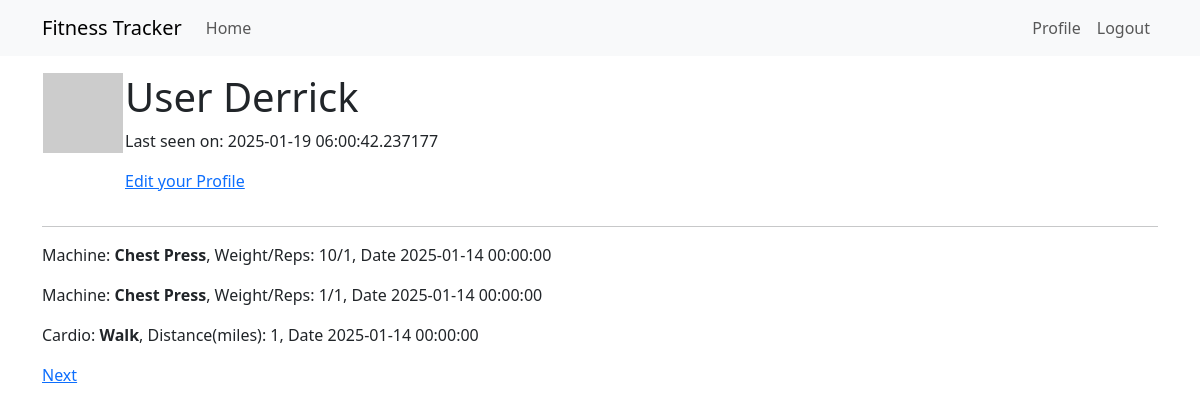
/user/Derrick (signed in), run on an earlier commit of the app's database.
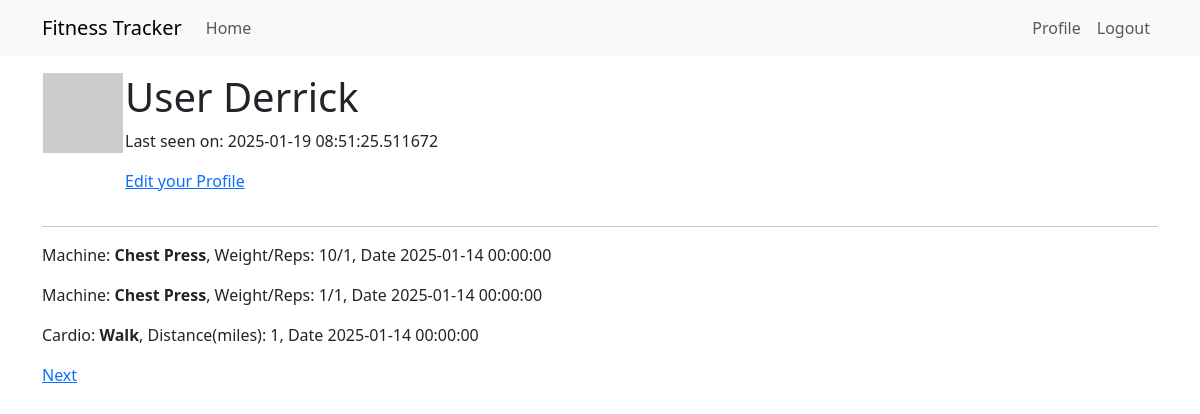
And on a later commit of the database.
### app/models.py (models this page shows, shortened)
class User(UserMixin, db.Model):
    id: Mapped[int] = mapped_column(primary_key=True)
    username: Mapped[str] = mapped_column(String(64), index=True, unique=True)
    email: Mapped[str] = mapped_column(String(120), index=True, unique=True)
    password_hash: Mapped[Optional[str]] = mapped_column(String(256))
    workouts: Mapped[List['Workout']] = relationship(back_populates='user', lazy='dynamic')
    about_me: Mapped[Optional[str]] = mapped_column(String(140))
    last_seen: Mapped[Optional[datetime]] = mapped_column(
        default=lambda: datetime.now(timezone.utc))
    def avatar(self, size):
        digest = md5(self.email.lower().encode('utf-8')).hexdigest()
        return f'https://www.gravatar.com/avatar/{digest}?d=identicon&s={size}'

class MachineExercise(db.Model):
    id: Mapped[int] = mapped_column(primary_key=True)
    name: Mapped[str] = mapped_column(String(64), index=True)
    reps: Mapped[int] = mapped_column(Integer, default=1)
    weight: Mapped[int] = mapped_column(Integer, default=0)
    workouts: Mapped[List['Workout']] = relationship(secondary='workout_machine_exercise', back_populates='machine_exercises')

class Workout(db.Model):
    id: Mapped[int] = mapped_column(primary_key=True)
    date: Mapped[datetime] = mapped_column(index=True, default=lambda: datetime.now(timezone.utc))
    user_id: Mapped[int] = mapped_column(ForeignKey(User.id), index=True)
    user: Mapped[User] = relationship(back_populates='workouts')
    machine_exercises: Mapped[List["MachineExercise"]] = relationship(secondary='workout_machine_exercise', back_populates="workouts")
    cardio_exercises: Mapped[List["CardioExercise"]] = relationship(secondary='workout_cardio_exercise', back_populates="workouts")

class CardioExercise(db.Model):
    id: Mapped[int] = mapped_column(primary_key=True)
    name: Mapped[str] = mapped_column(String(64), index=True)
    distance: Mapped[int] = mapped_column(Integer, nullable=False, default=0)
    workouts: Mapped[List['Workout']] = relationship(secondary='workout_cardio_exercise', back_populates='cardio_exercises')

### app/routes.py (the view)
@app.route('/user/<username>')
@login_required
def user(username):
    if not current_user.is_authenticated:
        return redirect(url_for('index'))
    page = request.args.get('page', 1, type=int)
    user = db.first_or_404(sa.select(User).where(User.username == username))
    query = user.workouts.order_by(Workout.date.desc())
    workouts = db.paginate(query, page=page, per_page=app.config['WORKOUTS_PER_PAGE'], error_out=False)
    next_url = url_for('user', username=username, page=workouts.next_num) \
        if workouts.has_next else None
    prev_url = url_for('user', username=username, page=workouts.prev_num) \
        if workouts.has_prev else None
    return render_template('user.html', user=current_user, workouts=workouts.items, next_url=next_url, prev_url=prev_url)

### app/models.py (called while the page is built)
@login.user_loader
def load_user(id):
    return db.session.get(User, int(id))

### app/routes.py (called while the page is built)
@app.before_request
def before_request():
    if current_user.is_authenticated:
        current_user.last_seen = datetime.now(timezone.utc)
        db.session.commit()

### app/templates/user.html (shortened to what this page needs)
{% extends "base.html" %} {% block content %}
<table>
  <tr valign="top">
    <td><img src="{{ user.avatar(128) }}" /></td>
    <td>
      <h1>User {{ user.username }}</h1>
       {% if user.last_seen %}
      <p>Last seen on: {{ user.last_seen }}</p>
      {% endif %}
      {% if user == current_user %}
      <p><a href="{{ url_for('edit_profile') }}">Edit your Profile</a></p>
      {% endif %}
    </td>
  </tr>
</table>
<hr />
{% include '_workout.html' %}
{% if next_url %}
    <a href="{{ next_url }}">Next</a>
{% endif %}
{% endblock %}

### app/templates/base.html (shortened to what this page needs)
<!doctype html>
<html lang="en">
  <head>
    <link
        href="https://cdn.jsdelivr.net/npm/bootstrap@5.3.2/dist/css/bootstrap.min.css"
        rel="stylesheet"
>
  </head>
  <body>
    <nav class="navbar navbar-expand-lg bg-body-tertiary">
      <div class="container">
        <a class="navbar-brand" href="{{ url_for('index') }}">Fitness Tracker</a>
        <div class="collapse navbar-collapse" id="navbarSupportedContent">
          <ul class="navbar-nav me-auto mb-2 mb-lg-0">
            <li class="nav-item">
              <a class="nav-link" aria-current="page" href="{{ url_for('index') }}">Home</a>
            </li>
          </ul>
          <ul class="navbar-nav mb-2 mb-lg-0">
            {% if current_user.is_anonymous %}
            <li class="nav-item">
              <a class="nav-link" aria-current="page" href="{{ url_for('login') }}">Login</a>
            </li>
            {% else %}
            <li class="nav-item">
              <a class="nav-link" aria-current="page" href="{{ url_for('user', username=current_user.username) }}">Profile</a>
            </li>
            <li class="nav-item">
              <a class="nav-link" aria-current="page" href="{{ url_for('logout') }}">Logout</a>
            </li>
            {% endif %}
          </ul>
        </div>
      </div>
    </nav>
    <div class="container mt-3">
      {% block content %}{% endblock %}
    </div>
  </body>
</html>

### app/templates/_workout.html
{% for workout in workouts %}
  {% for machine in workout.machine_exercises %}
    <div>
      <p>
        Machine: <b>{{ machine["name"] }}</b>, Weight/Reps: {{ machine["weight"]
        }}/{{ machine["reps"] }}, Date {{workout.date}}
      </p>
    </div>
  {% endfor %}
  {% for cardio in workout.cardio_exercises %}
    <div>
      <p>
        Cardio: <b>{{ cardio["name"] }}</b>, Distance(miles): {{ cardio["distance"]
        }}, Date {{workout.date}}
      </p>
    </div>
  {% endfor %}
{% endfor %}

What changed in the data, as far as the page shows it:
changed User "Derrick": last_seen "2025-01-19 06:00:42.237177" → "2025-01-19 08:51:25.511672"
